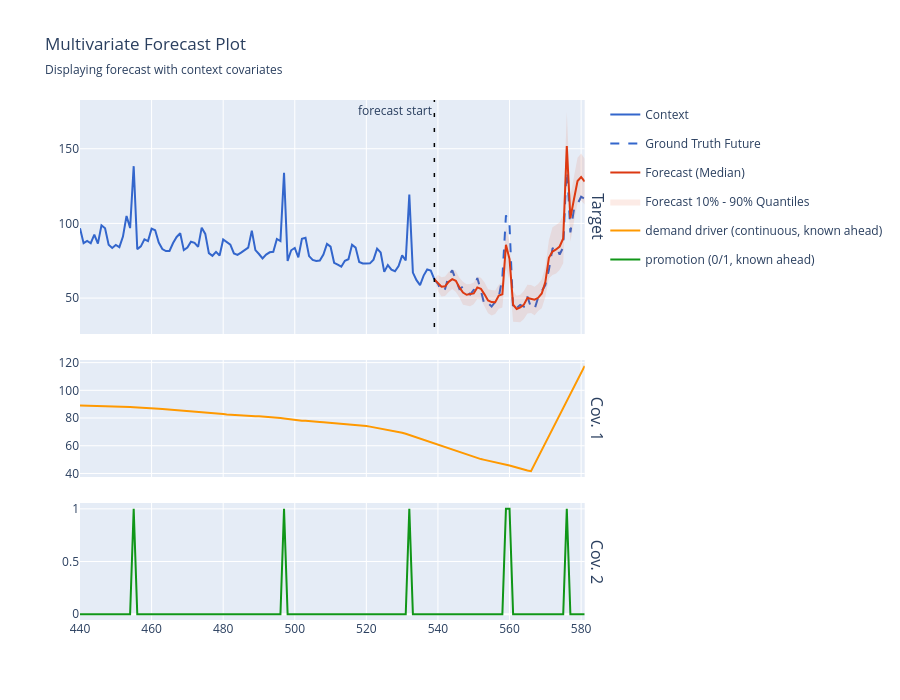

Write notebook code for a chart like this one.
### Code cell
plot_multivariate(
    **plot_params,
    engine="plotly",
)

### Figure 1 — Plotly figure (JSON) as saved in the notebook; plotly's stock layout.template omitted (floating-point values rounded to 4 significant figures; data arrays with more than 128 entries replaced by an {"elided": "..."} marker saying what was removed)
{"data": [{"legendgroup": "Context", "line": {"color": "#3366CC", "dash": "solid", "width": 2}, "name": "Context", "showlegend": true, "type": "scatter", "x": [440, 441, 442, 443, 444, 445, 446, 447, 448, 449, 450, 451, 452, 453, 454, 455, 456, 457, 458, 459, 460, 461, 462, 463, 464, 465, 466, 467, 468, 469, 470, 471, 472, 473, 474, 475, 476, 477, 478, 479, 480, 481, 482, 483, 484, 485, 486, 487, 488, 489, 490, 491, 492, 493, 494, 495, 496, 497, 498, 499, 500, 501, 502, 503, 504, 505, 506, 507, 508, 509, 510, 511, 512, 513, 514, 515, 516, 517, 518, 519, 520, 521, 522, 523, 524, 525, 526, 527, 528, 529, 530, 531, 532, 533, 534, 535, 536, 537, 538, 539], "xaxis": "x", "y": [96.7, 86.75, 88.3, 86.74, 92.44, 86.49, 98.76, 96.76, 85.74, 83.6, 85.55, 84.1, 91.18, 104.9, 96.89, 138.3, 82.78, 84.63, 89.41, 88.21, 96.49, 95.45, 87.2, 82.85, 81.48, 81.54, 86.86, 90.95, 93.41, 82.12, 83.78, 87.73, 87.02, 84.25, 97.15, 92.97, 80.14, 78.33, 80.94, 78.49, 89.22, 87.48, 85.74, 79.92, 78.9, 80.41, 81.83, 83.79, 95.15, 82.12, 79.51, 76.56, 79.17, 80.65, 80.98, 89.58, 88.14, 133.9, 74.91, 82.0, 83.6, 77.33, 89.74, 90.34, 78.13, 75.53, 74.84, 75.12, 79.11, 86.24, 84.43, 73.65, 72.37, 71.0, 74.95, 76.0, 85.66, 83.79, 74.16, 73.17, 73.09, 73.25, 75.73, 83.08, 80.5, 67.57, 72.12, 69.03, 67.95, 71.49, 78.59, 75.22, 119.3, 67.06, 62.0, 58.71, 65.08, 69.19, 68.45, 62.57], "yaxis": "y"}, {"legendgroup": "Ground Truth Future", "line": {"color": "#3366CC", "dash": "dash", "width": 2}, "name": "Ground Truth Future", "showlegend": true, "type": "scatter", "x": [539, 540, 541, 542, 543, 544, 545, 546, 547, 548, 549, 550, 551, 552, 553, 554, 555, 556, 557, 558, 559, 560, 561, 562, 563, 564, 565, 566, 567, 568, 569, 570, 571, 572, 573, 574, 575, 576, 577, 578, 579, 580, 581], "xaxis": "x", "y": [62.57, 59.55, 54.32, 56.16, 64.97, 68.6, 62.18, 56.1, 57.75, 54.72, 52.37, 55.47, 63.46, 54.96, 45.46, 46.68, 44.34, 47.45, 50.74, 63.83, 105.5, 98.74, 41.86, 43.26, 45.47, 44.31, 51.02, 43.68, 42.72, 50.43, 54.98, 58.74, 68.9, 83.19, 84.7, 79.2, 84.07, 140.9, 94.01, 109.4, 113.0, 117.9, 116.5], "yaxis": "y"}, {"legendgroup": "Forecast (Median)", "line": {"color": "#DC3912", "dash": "solid", "width": 2}, "name": "Forecast (Median)", "showlegend": true, "type": "scatter", "x": [539, 540, 541, 542, 543, 544, 545, 546, 547, 548, 549, 550, 551, 552, 553, 554, 555, 556, 557, 558, 559, 560, 561, 562, 563, 564, 565, 566, 567, 568, 569, 570, 571, 572, 573, 574, 575, 576, 577, 578, 579, 580, 581], "xaxis": "x", "y": [62.57, 60.01, 57.58, 57.87, 60.88, 62.72, 61.58, 57.19, 53.71, 52.2, 52.53, 53.15, 57.15, 56.26, 52.51, 48.39, 47.35, 47.2, 51.65, 52.51, 85.68, 76.14, 45.56, 42.76, 43.83, 45.58, 50.12, 49.68, 48.96, 50.2, 53.08, 60.71, 76.97, 81.19, 82.57, 84.54, 89.96, 151.9, 103.6, 116.2, 128.3, 131.1, 128.0], "yaxis": "y"}, {"line": {"width": 0}, "mode": "lines", "name": "Forecast 10% - 90% Quantiles", "showlegend": false, "type": "scatter", "x": [539, 540, 541, 542, 543, 544, 545, 546, 547, 548, 549, 550, 551, 552, 553, 554, 555, 556, 557, 558, 559, 560, 561, 562, 563, 564, 565, 566, 567, 568, 569, 570, 571, 572, 573, 574, 575, 576, 577, 578, 579, 580, 581], "xaxis": "x", "y": [62.57, 54.77, 51.12, 51.35, 54.06, 56.16, 54.15, 50.41, 45.58, 45.23, 44.49, 45.86, 49.46, 48.98, 44.02, 39.86, 38.31, 39.29, 42.88, 43.75, 70.04, 61.94, 34.19, 33.8, 33.87, 36.06, 39.73, 40.1, 38.51, 41.43, 43.21, 50.8, 63.35, 65.38, 66.54, 68.76, 73.35, 132.4, 87.75, 101.0, 113.7, 115.4, 112.7], "yaxis": "y"}, {"fill": "tonexty", "fillcolor": "rgba(220, 57, 18, 0.1)", "legendgroup": "Forecast 10% - 90% Quantiles", "line": {"width": 0}, "mode": "lines", "name": "Forecast 10% - 90% Quantiles", "showlegend": true, "type": "scatter", "x": [539, 540, 541, 542, 543, 544, 545, 546, 547, 548, 549, 550, 551, 552, 553, 554, 555, 556, 557, 558, 559, 560, 561, 562, 563, 564, 565, 566, 567, 568, 569, 570, 571, 572, 573, 574, 575, 576, 577, 578, 579, 580, 581], "xaxis": "x", "y": [62.57, 65.64, 64.01, 64.48, 67.52, 69.33, 68.09, 63.71, 61.03, 59.2, 59.45, 60.41, 64.49, 63.65, 60.59, 55.98, 55.46, 55.11, 58.95, 60.67, 97.96, 87.36, 54.52, 51.55, 52.21, 54.69, 58.92, 58.72, 57.6, 59.43, 62.61, 71.13, 88.78, 97.4, 99.0, 100.8, 105.8, 174.8, 118.5, 130.8, 143.9, 146.8, 143.3], "yaxis": "y"}, {"line": {"color": "#FF9900", "dash": "solid", "width": 2}, "name": "demand driver (continuous, known ahead)", "showlegend": true, "type": "scatter", "x": {"elided": "142 int values"}, "xaxis": "x2", "y": {"elided": "142 float values"}, "yaxis": "y2"}, {"line": {"color": "#109618", "dash": "solid", "width": 2}, "name": "promotion (0/1, known ahead)", "showlegend": true, "type": "scatter", "x": {"elided": "142 int values"}, "xaxis": "x3", "y": {"elided": "142 float values"}, "yaxis": "y3"}], "layout": {"annotations": [{"font": {"size": 16}, "showarrow": false, "text": "Target", "textangle": 90, "x": 0.98, "xanchor": "left", "xref": "paper", "y": 0.775, "yanchor": "middle", "yref": "paper"}, {"font": {"size": 16}, "showarrow": false, "text": "Cov. 1", "textangle": 90, "x": 0.98, "xanchor": "left", "xref": "paper", "y": 0.3875, "yanchor": "middle", "yref": "paper"}, {"font": {"size": 16}, "showarrow": false, "text": "Cov. 2", "textangle": 90, "x": 0.98, "xanchor": "left", "xref": "paper", "y": 0.1125, "yanchor": "middle", "yref": "paper"}, {"showarrow": false, "text": "forecast start", "x": 539, "xanchor": "right", "xref": "x", "y": 1, "yanchor": "top", "yref": "y domain"}], "height": 700, "shapes": [{"line": {"color": "#000000", "dash": "0px,7px,4px,4px", "width": 1.5}, "type": "rect", "x0": 539, "x1": 539, "xref": "x", "y0": 0, "y1": 1, "yref": "y domain"}], "title": {"subtitle": {"text": "Displaying forecast with context covariates"}, "text": "Multivariate Forecast Plot"}, "xaxis": {"anchor": "y", "autorange": false, "domain": [0, 0.98], "matches": "x3", "range": [440, 581], "showticklabels": false}, "xaxis2": {"anchor": "y2", "domain": [0, 0.98], "matches": "x3", "showticklabels": false}, "xaxis3": {"anchor": "y3", "domain": [0, 0.98]}, "yaxis": {"anchor": "x", "domain": [0.55, 1]}, "yaxis2": {"anchor": "x2", "domain": [0.275, 0.5]}, "yaxis3": {"anchor": "x3", "domain": [0, 0.225]}}}
